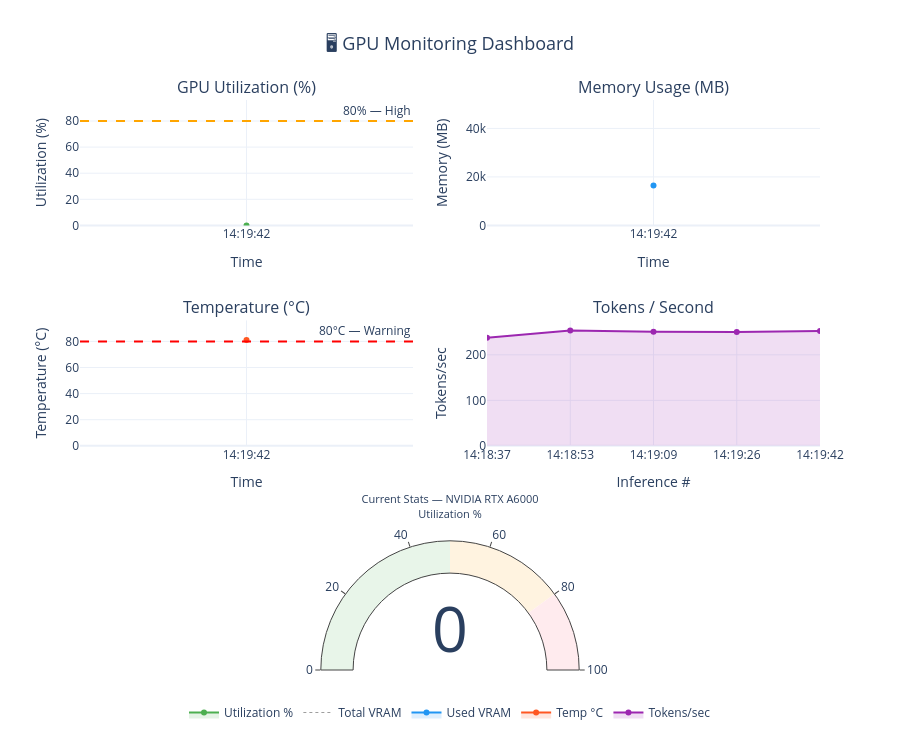

Write notebook code for a chart like this one.
### Markdown cell above
## 6. GPU Monitoring

FLUX.1-dev uses significantly more VRAM than the chatbot (GGUF transformer + text encoders + VAE loaded).
Observe how the diffusion pipeline occupies GPU memory.

### Code cell
monitor.display_dashboard()

### Figure 1 — Plotly figure (JSON) as saved in the notebook; plotly's stock layout.template omitted (floating-point values rounded to 4 significant figures)
{"data": [{"fill": "tozeroy", "fillcolor": "rgba(76,175,80,0.15)", "line": {"color": "#4CAF50", "width": 2}, "mode": "lines+markers", "name": "Utilization %", "type": "scatter", "x": ["14:19:42"], "xaxis": "x", "y": [0], "yaxis": "y"}, {"line": {"color": "#9E9E9E", "dash": "dot", "width": 1}, "mode": "lines", "name": "Total VRAM", "type": "scatter", "x": ["14:19:42"], "xaxis": "x2", "y": [49140], "yaxis": "y2"}, {"fill": "tozeroy", "fillcolor": "rgba(33,150,243,0.15)", "line": {"color": "#2196F3", "width": 2}, "mode": "lines+markers", "name": "Used VRAM", "type": "scatter", "x": ["14:19:42"], "xaxis": "x2", "y": [16419], "yaxis": "y2"}, {"fill": "tozeroy", "fillcolor": "rgba(255,87,34,0.15)", "line": {"color": "#FF5722", "width": 2}, "mode": "lines+markers", "name": "Temp °C", "type": "scatter", "x": ["14:19:42"], "xaxis": "x3", "y": [81], "yaxis": "y3"}, {"fill": "tozeroy", "fillcolor": "rgba(156,39,176,0.15)", "line": {"color": "#9C27B0", "width": 2}, "mode": "lines+markers", "name": "Tokens/sec", "type": "scatter", "x": ["14:18:37", "14:18:53", "14:19:09", "14:19:26", "14:19:42"], "xaxis": "x4", "y": [237.7, 253.7, 250.7, 250.2, 252.4], "yaxis": "y4"}, {"domain": {"column": 0, "row": 0, "x": [0, 1], "y": [0, 0.2267]}, "gauge": {"axis": {"range": [0, 100]}, "bar": {"color": "#4CAF50"}, "steps": [{"color": "#e8f5e9", "range": [0, 50]}, {"color": "#fff3e0", "range": [50, 80]}, {"color": "#ffebee", "range": [80, 100]}]}, "mode": "gauge+number", "title": {"font": {"size": 11}, "text": "Current Stats — NVIDIA RTX A6000<br>Utilization %"}, "type": "indicator", "value": 0}], "layout": {"annotations": [{"font": {"size": 16}, "showarrow": false, "text": "GPU Utilization (%)", "x": 0.225, "xanchor": "center", "xref": "paper", "y": 1, "yanchor": "bottom", "yref": "paper"}, {"font": {"size": 16}, "showarrow": false, "text": "Memory Usage (MB)", "x": 0.775, "xanchor": "center", "xref": "paper", "y": 1, "yanchor": "bottom", "yref": "paper"}, {"font": {"size": 16}, "showarrow": false, "text": "Temperature (°C)", "x": 0.225, "xanchor": "center", "xref": "paper", "y": 0.6133, "yanchor": "bottom", "yref": "paper"}, {"font": {"size": 16}, "showarrow": false, "text": "Tokens / Second", "x": 0.775, "xanchor": "center", "xref": "paper", "y": 0.6133, "yanchor": "bottom", "yref": "paper"}, {"showarrow": false, "text": "80% — High", "x": 1, "xanchor": "right", "xref": "x domain", "y": 80, "yanchor": "bottom", "yref": "y"}, {"showarrow": false, "text": "80°C — Warning", "x": 1, "xanchor": "right", "xref": "x3 domain", "y": 80, "yanchor": "bottom", "yref": "y3"}], "height": 750, "legend": {"orientation": "h", "x": 0.5, "xanchor": "center", "y": -0.1, "yanchor": "bottom"}, "shapes": [{"line": {"color": "orange", "dash": "dash"}, "type": "line", "x0": 0, "x1": 1, "xref": "x domain", "y0": 80, "y1": 80, "yref": "y"}, {"line": {"color": "red", "dash": "dash"}, "type": "line", "x0": 0, "x1": 1, "xref": "x3 domain", "y0": 80, "y1": 80, "yref": "y3"}], "showlegend": true, "title": {"font": {"size": 18}, "text": "🖥️ GPU Monitoring Dashboard", "x": 0.5}, "xaxis": {"anchor": "y", "domain": [0, 0.45], "title": {"text": "Time"}}, "xaxis2": {"anchor": "y2", "domain": [0.55, 1], "title": {"text": "Time"}}, "xaxis3": {"anchor": "y3", "domain": [0, 0.45], "title": {"text": "Time"}}, "xaxis4": {"anchor": "y4", "domain": [0.55, 1], "title": {"text": "Inference #"}}, "yaxis": {"anchor": "x", "domain": [0.78, 1], "title": {"text": "Utilization (%)"}}, "yaxis2": {"anchor": "x2", "domain": [0.78, 1], "title": {"text": "Memory (MB)"}}, "yaxis3": {"anchor": "x3", "domain": [0.3933, 0.6133], "title": {"text": "Temperature (°C)"}}, "yaxis4": {"anchor": "x4", "domain": [0.3933, 0.6133], "title": {"text": "Tokens/sec"}}}}
